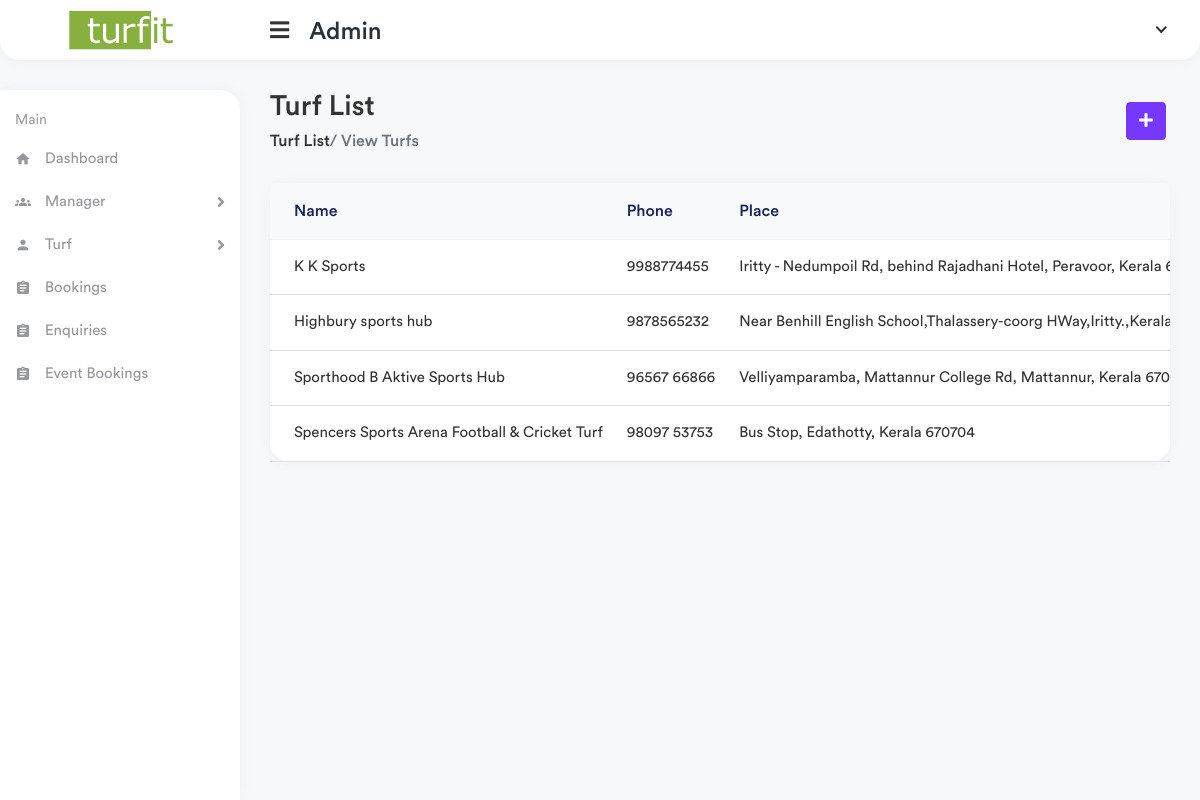
The app's page /app1/view-turf, older data.
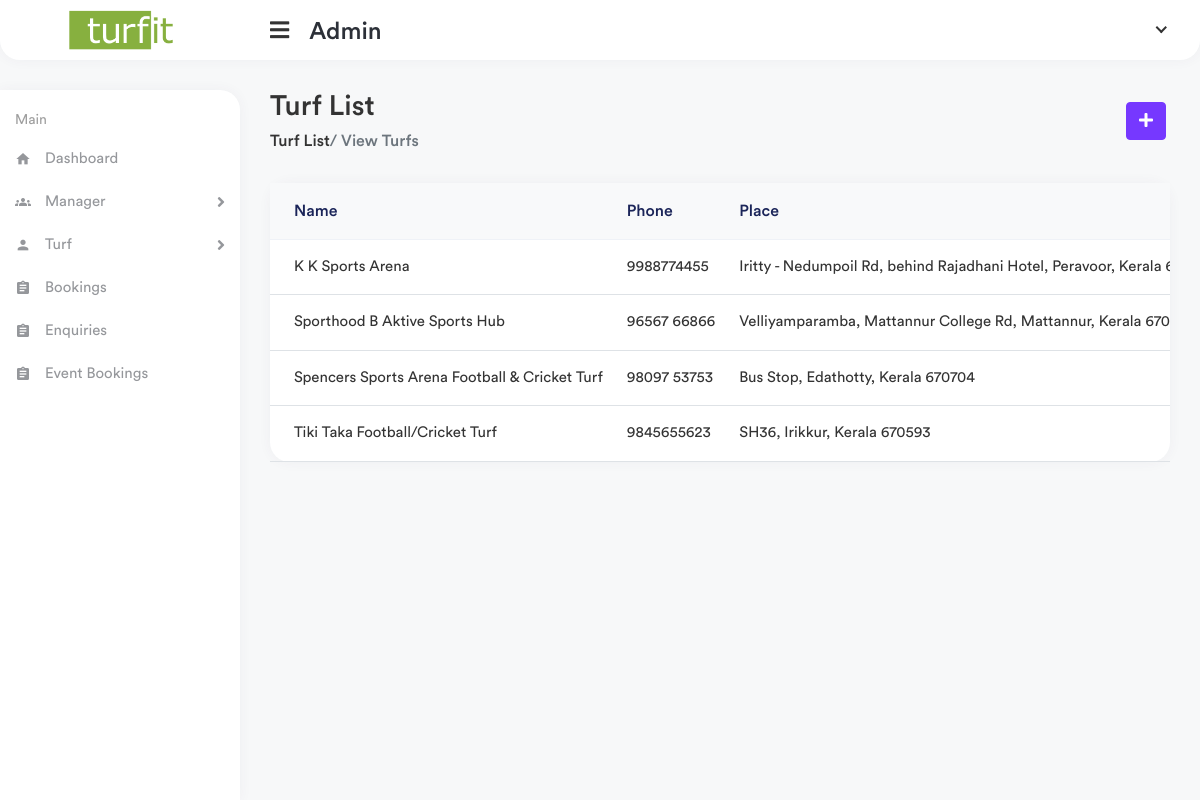
The same page, newer data.
### manager/models.py (models this page shows, shortened)
class Turf(models.Model):
    manager = models.ForeignKey(TurfManager, on_delete=models.CASCADE, null=True)
    turf_name = models.CharField(max_length=100)
    turf_place = models.CharField(max_length=100)
    phone = models.CharField(max_length=100)
    turf_image = models.ImageField( upload_to="image/testimagemodel/")

### app1/views.py (the view)
# urls.py: path('view-turf',views.view_turf,name="view_turf"),
def view_turf(request):
    turfs = Turf.objects.filter().all()
    context ={
        'turfs':turfs
    }
    return render(request,'app1/view_turf.html',context)

### templates/app1/view_turf.html (shortened to what this page needs)
{% extends 'app1/partials/base.html' %}
{% load static %}
{% block content %}
<div class="page-wrapper">
    <div class="content container-fluid">
        <div class="page-header">
            <div class="row align-items-center">
                <div class="col">
                    <h3 class="page-title">Turf List</h3>
                    <ul class="breadcrumb">
                        <li class="breadcrumb"><a href=""> Turf List</a>
                        </li>
                        <li class="breadcrumb active"> / View Turfs</li>
                    </ul>
                </div>
                <div class="col-auto">
                    <a href="{% url 'main_admin:add_manager' %}" class="btn btn-primary me-1">
                        <i class="fas fa-plus"></i>
                    </a>
                </div>
            </div>
        </div>
        <div class="row">
            <div class="col-sm-12">
                <div class="card card-table">
                    <div class="card-body">
                        <div class="table-responsive">
                            <table class="table table-center table-hover datatable">
                                <thead class="thead-light">
                                    <tr>
                                        <th>Name</th>
                                        <th>Phone</th>
                                        <th>Place</th>
                                    </tr>
                                </thead>
                                <tbody>
                                    {% for turfs in turfs %}
                                    <tr>
                                        <td>
                                            <h2 class="">
                                                <a href="">{{turfs.turf_name}} </a>
                                            </h2>
                                        </td>
                                        <td>{{turfs.phone}}
                                        </td>
                                        <td>
                                            {{turfs.turf_place}}
                                        </td>
                                    </tr>
                                </tbody>
                                {% endfor %}
                            </table>
                        </div>
                    </div>
                </div>
            </div>
        </div>
    </div>
</div>
{% endblock %}

Row changes from the older to the newer data that the page shows:
removed Turf: turf_name "Highbury sports hub", phone "9878565232", turf_place "Near Benhill English School,Thalassery-coorg…"
changed Turf "Iritty - Nedumpoil Rd, behind Rajadhani Hotel, Peravoor, Kerala…": turf_name "K K Sports" → "K K Sports Arena"
added Turf: turf_name "Tiki Taka Football/Cricket Turf", phone "9845655623", turf_place "SH36, Irikkur, Kerala 670593"
